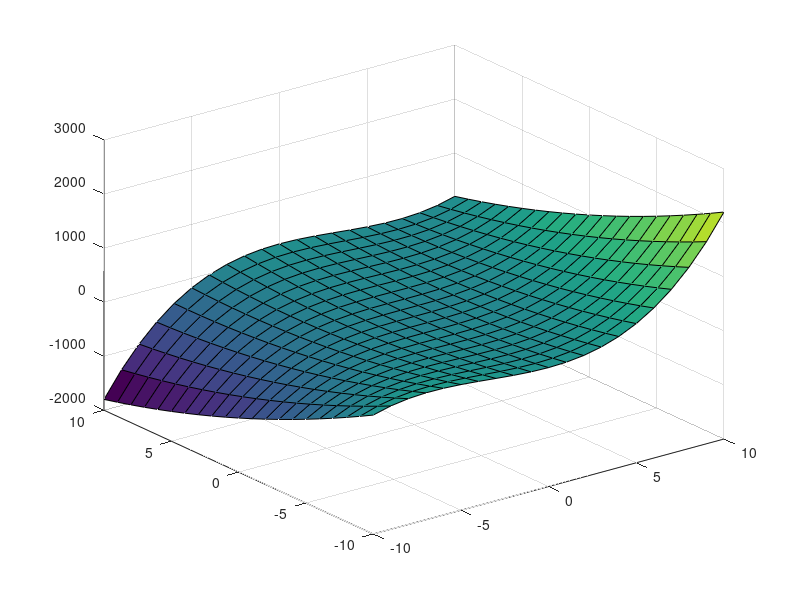
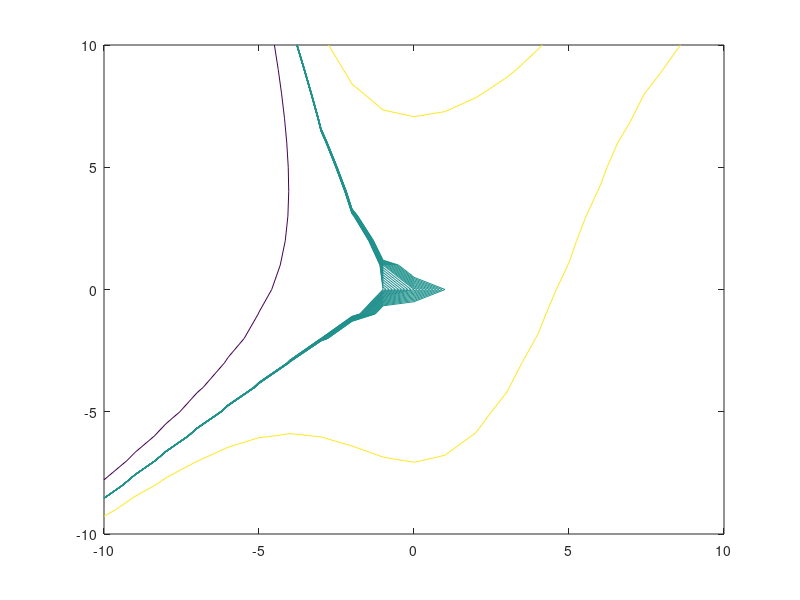

The MATLAB script that drew these images, in order:
% Ascher notes p4, fig 2.4 on p8
f = @(x,y) (x(:,1).^3 - x(:,1).^2 .* x(:,2) + 2 * x(:,2).^2);

[x,y] = meshgrid(-10:1:10);
z = reshape(f([x(:),y(:)]), size(x));
figure(1);clf
surf(x,y,z);
figure(2);clf
contour(x,y,z,[-100 -1:0.1:1 100]);
